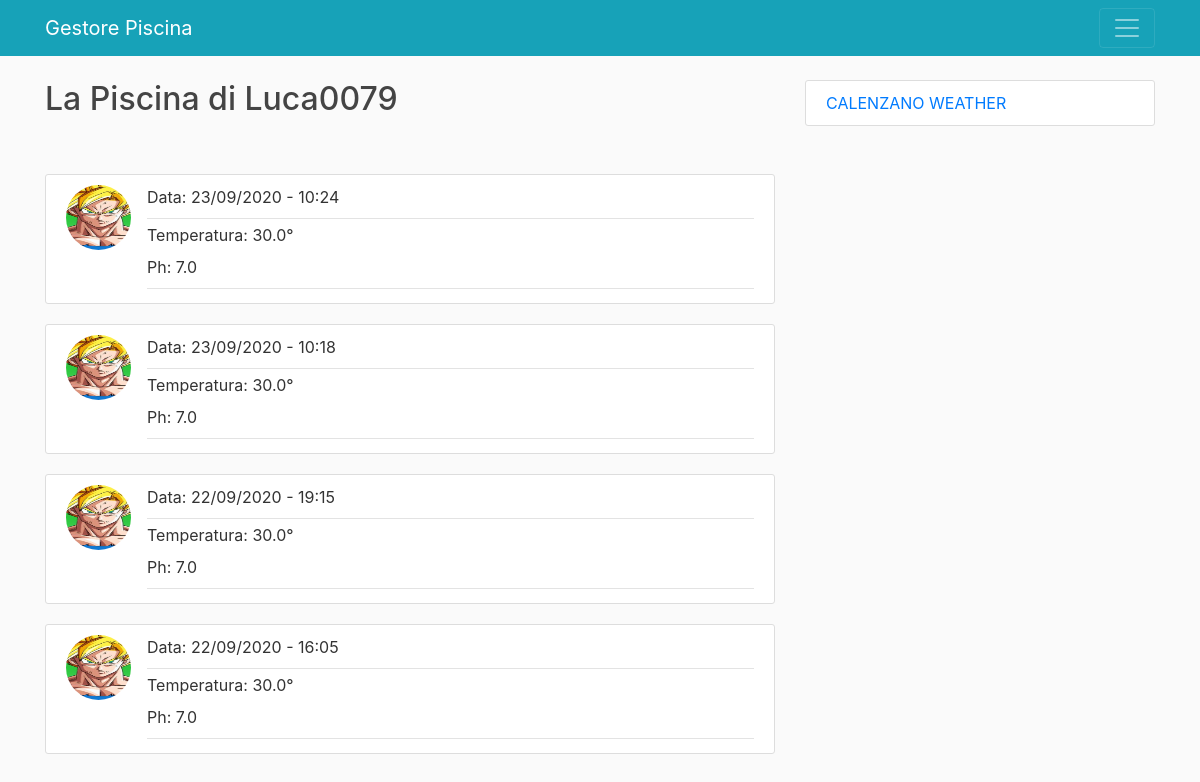
The app's page /mia_piscina/Luca0079/1, older data.
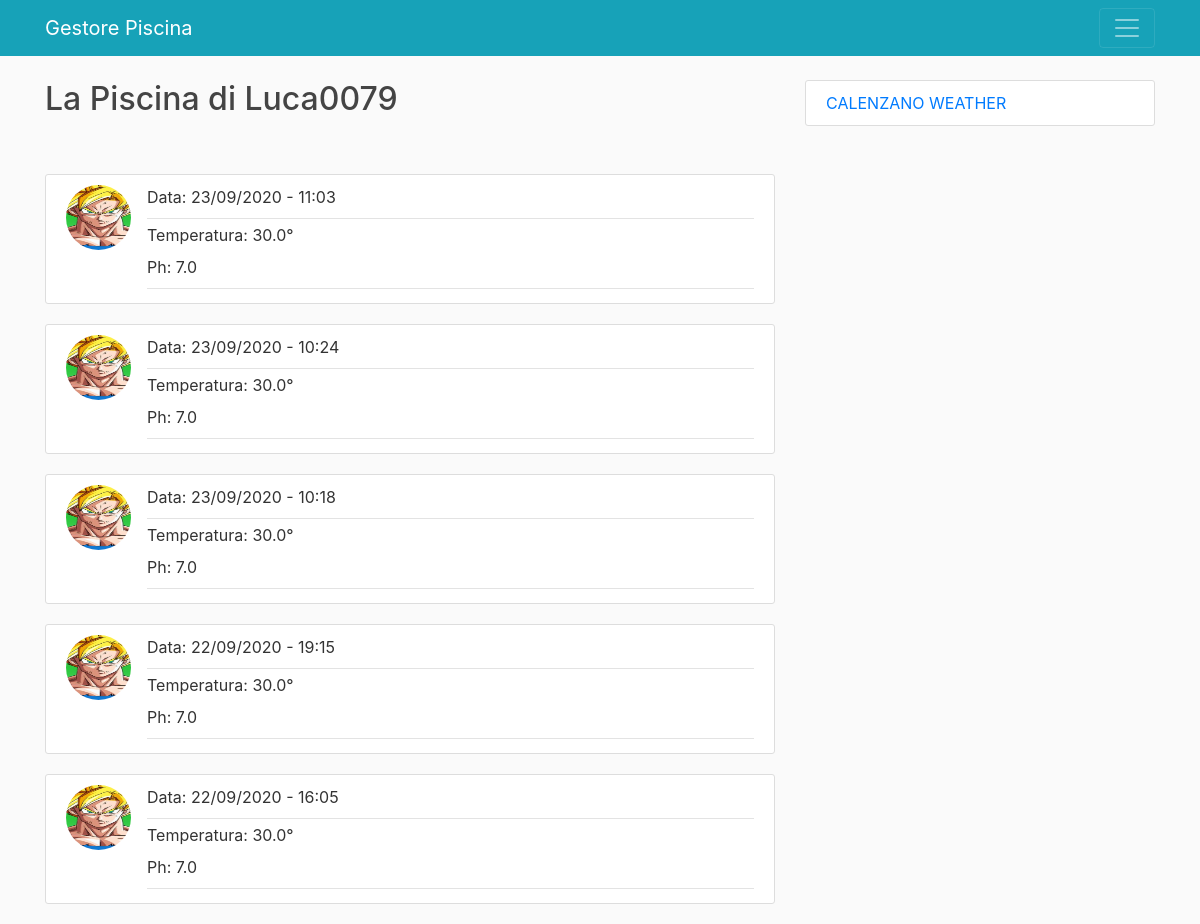
The same page, newer data.
### blog/models.py (models this page shows, shortened)
class Value(models.Model):
    temperature = models.FloatField()
    ph = models.FloatField()
    date = models.DateTimeField(default=timezone.now)
    piscina = models.ForeignKey(Piscina, on_delete=models.CASCADE)

class Piscina(models.Model):
    n_piscina = models.IntegerField(default=1)
    user = models.ForeignKey(User, on_delete=models.CASCADE)

### users/models.py (models this page shows, shortened)
class Profile(models.Model):
    user = models.OneToOneField(User, on_delete=models.CASCADE)
    image = models.ImageField(default='default.jpg', upload_to='profile_pics')

### blog/views.py (the view)
# urls.py: path('mia_piscina/<str:username>/<int:n_piscina>', MiaPiscinaListView.as_view(), name='blog-mia_piscina'),
class MiaPiscinaListView(ListView):
    model = Value
    template_name = 'blog/mia_piscina.html'
    context_object_name = 'values'
    form_class = PiscinaForm
    paginate_by = 10
    def get_queryset(self):
        usr = get_object_or_404(User, username=self.kwargs.get('username'))
        queryset = Piscina.objects.filter(user=usr)
        id = queryset.get(n_piscina = self.kwargs.get('n_piscina'))
        return Value.objects.filter(piscina=id).order_by('-date')

### blog/templates/blog/mia_piscina.html (shortened to what this page needs)
{% extends "blog/base.html" %}
{%block content%}
<h2>La Piscina di {{ view.kwargs.username }}</h2>
<br>
<br>
{% for value in values %}
	<article class="media content-section">
	<img class="rounded-circle article-img" src="{{ value.piscina.user.profile.image.url }}">
	  <div class="media-body">
		<div class="article-metadata">
		  <label for="date">Data:</label>
		  <a class="mr-2">{{ value.date|date:"d/m/Y - H:i" }}</a>
		  <br>
		</div>
		<div class="article-metadata">
		  <label for="temperature">Temperatura:</label>
		  <a class="mr-2">{{ value.temperature }}°</a>
		  <br>
		  <label for="ph">Ph:</label>
		  <a class="mr-2">{{ value.ph }}</a>
		</div>
	  </div>
	</article>
{% endfor %}
{% endblock content %}

Row changes from the older to the newer data that the page shows:
added Value: piscina.user.profile.image (picture), date "23/09/2020 - 11:03", temperature "30.0", ph "7.0"
